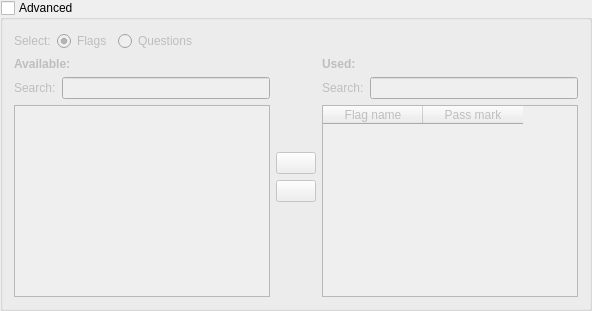
         <widget class="QGroupBox" name="TSAdvancedSetupGroupBox" >
          <property name="title" >
           <string>Advanced</string>
          </property>
          <property name="checkable" >
           <bool>true</bool>
          </property>
          <property name="checked" >
           <bool>false</bool>
          </property>
          <layout class="QVBoxLayout" >
           <item>
            <layout class="QHBoxLayout" >
             <item>
              <widget class="QLabel" name="label_advanced_select" >
               <property name="text" >
                <string>Select:</string>
               </property>
              </widget>
             </item>
             <item>
              <widget class="QRadioButton" name="rbtnSelectFlags" >
               <property name="text" >
                <string>Flags</string>
               </property>
               <property name="checked" >
                <bool>true</bool>
               </property>
              </widget>
             </item>
             <item>
              <widget class="QRadioButton" name="rbtnSelectQuestions" >
               <property name="text" >
                <string>Questions</string>
               </property>
              </widget>
             </item>
             <item>
              <spacer>
               <property name="orientation" >
                <enum>Qt::Horizontal</enum>
               </property>
               <property name="sizeHint" stdset="0" >
                <size>
                 <width>40</width>
                 <height>20</height>
                </size>
               </property>
              </spacer>
             </item>
            </layout>
           </item>
           <item>
            <layout class="QHBoxLayout" >
             <item>
              <layout class="QVBoxLayout" >
               <item>
                <widget class="QLabel" name="label_exclude" >
                 <property name="text" >
                  <string>&lt;b>Available:&lt;/b></string>
                 </property>
                </widget>
               </item>
               <item>
                <layout class="QHBoxLayout" >
                 <item>
                  <widget class="QLabel" name="label_search_available" >
                   <property name="text" >
                    <string>Search:</string>
                   </property>
                  </widget>
                 </item>
                 <item>
                  <widget class="ExtendedLineEdit" name="TSSearchAvailableLineEdit" >
                   <property name="statusTip" >
                    <string>Type a keyword to filter the list below</string>
                   </property>
                  </widget>
                 </item>
                </layout>
               </item>
               <item>
                <widget class="MTListWidget" name="TSExcludeListWidget" />
               </item>
              </layout>
             </item>
             <item>
              <layout class="QVBoxLayout" >
               <item>
                <spacer>
                 <property name="orientation" >
                  <enum>Qt::Vertical</enum>
                 </property>
                 <property name="sizeHint" stdset="0" >
                  <size>
                   <width>20</width>
                   <height>40</height>
                  </size>
                 </property>
                </spacer>
               </item>
               <item>
                <widget class="QPushButton" name="btnAddToList" >
                 <property name="icon" >
                  <iconset resource="resources.qrc" >
                   <normaloff>:/images/images/forward.png</normaloff>:/images/images/forward.png</iconset>
                 </property>
                 <property name="iconSize" >
                  <size>
                   <width>16</width>
                   <height>16</height>
                  </size>
                 </property>
                </widget>
               </item>
               <item>
                <widget class="QPushButton" name="btnRemoveFromList" >
                 <property name="icon" >
                  <iconset resource="resources.qrc" >
                   <normaloff>:/images/images/back.png</normaloff>:/images/images/back.png</iconset>
                 </property>
                 <property name="iconSize" >
                  <size>
                   <width>16</width>
                   <height>16</height>
                  </size>
                 </property>
                </widget>
               </item>
               <item>
                <spacer>
                 <property name="orientation" >
                  <enum>Qt::Vertical</enum>
                 </property>
                 <property name="sizeHint" stdset="0" >
                  <size>
                   <width>20</width>
                   <height>40</height>
                  </size>
                 </property>
                </spacer>
               </item>
              </layout>
             </item>
             <item>
              <layout class="QVBoxLayout" >
               <item>
                <widget class="QLabel" name="label_include" >
                 <property name="text" >
                  <string>&lt;b>Used:&lt;/b></string>
                 </property>
                </widget>
               </item>
               <item>
                <layout class="QHBoxLayout" >
                 <item>
                  <widget class="QLabel" name="label_search_used" >
                   <property name="text" >
                    <string>Search:</string>
                   </property>
                  </widget>
                 </item>
                 <item>
                  <widget class="ExtendedLineEdit" name="TSSearchUsedLineEdit" >
                   <property name="statusTip" >
                    <string>Type a keyword to filter the list below</string>
                   </property>
                  </widget>
                 </item>
                </layout>
               </item>
               <item>
                <widget class="MTTableWidget" name="TSIncludeTableWidget" >
                 <property name="showGrid" >
                  <bool>false</bool>
                 </property>
                 <column>
                  <property name="text" >
                   <string>Flag name</string>
                  </property>
                 </column>
                 <column>
                  <property name="text" >
                   <string>Pass mark</string>
                  </property>
                 </column>
                </widget>
               </item>
              </layout>
             </item>
            </layout>
           </item>
          </layout>
         </widget>
